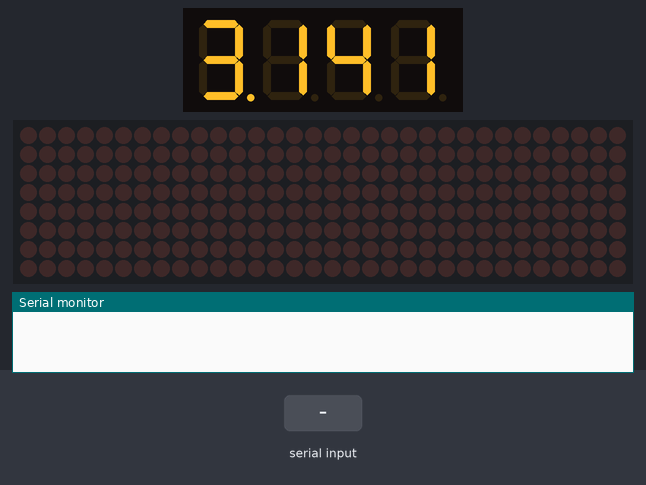
The sketch below on a simulated Arduino Uno, built with avr-gcc and run on an emulated ATmega328P. Parts: 4-digit seven-segment display, 32×8 LED matrix, the last lines printed to the serial monitor. The inputs (shaded band) are chosen by the test bench.

Above: at 1.2 s.
1.3 s: "90:45\n" received over Serial
At 2.1 s:
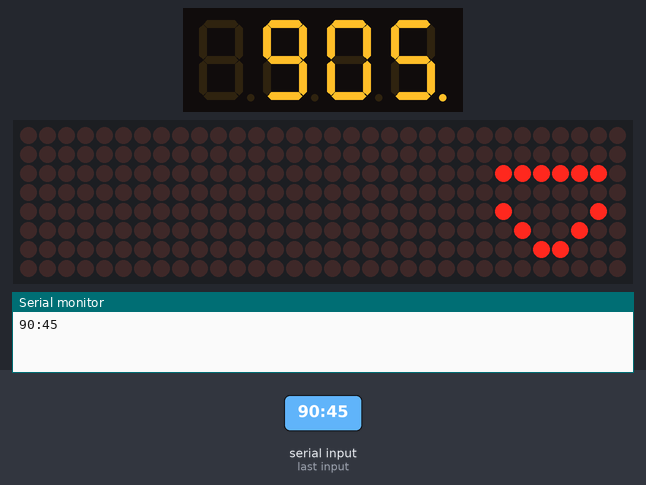
2.8 s: "30:150\n" received over Serial
At 3.3 s:
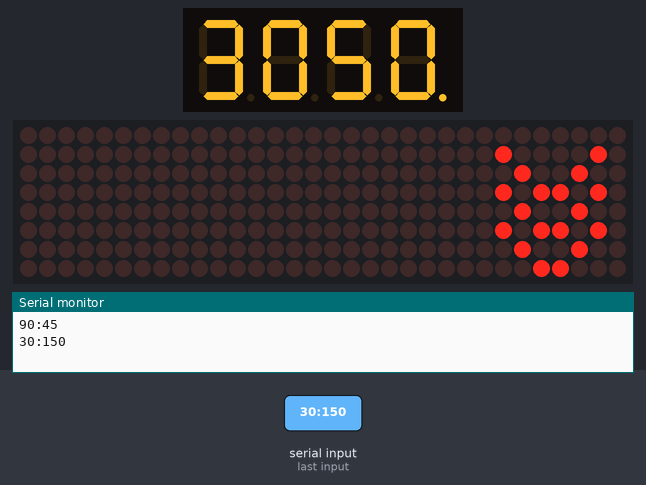
4.3 s: "5\n" received over Serial
At 5.4 s:
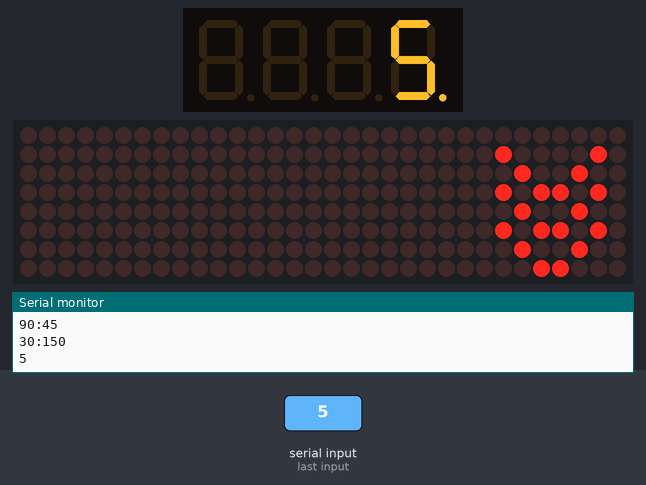
Timing chart, 0 to 7.3 s (numbered marks = the images above; inputs shaded):
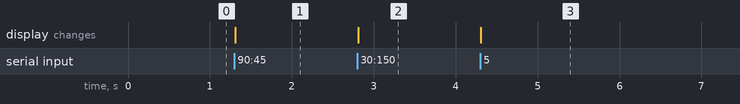

The sketch:

price_display.ino
```cpp
#include "SevSeg.h"

#include "LedControl.h"

LedControl lc=LedControl(14,16,15,4);  // Pins: DIN,CLK,CS, # of Display connected

unsigned long delayTime=1000;  // Delay between Frames

// Put values in arrays
byte stonks[] =
{
   B00000000,
   B00000000,
   B00000000,
   B00000000,
   B00000000,
   B00000000,
   B00000000,
   B00000000
};

byte stonks5[] =
{
   B00011000,
   B00100100,
   B01011010,
   B00100100,
   B01011010,
   B00100100,
   B01011010,
   B00100100
};

byte stonks4[] =
{
   B00011000,
   B00100100,
   B01011010,
   B00100100,
   B01011010,
   B00100100,
   B01000010,
   B00000000
};

byte stonks3[] =
{
   B00000000,
   B00011000,
   B00100100,
   B01000010,
   B00011000,
   B00100100,
   B01000010,
   B00000000
};

byte stonks2[] =
{
   B00000000,
   B00000000,
   B00011000,
   B00100100,
   B01000010,
   B00000000,
   B00000000,
   B00000000
};
byte stonks1[] =
{
   B00000000,
   B00011000,
   B00100100,
   B01000010,
   B00000000,
   B01111110,
   B00000000,
   B00000000
};

byte stonks0[] =
{
   B00000000,
   B00000000,
   B00000000,
   B00000000,
   B01111110,
   B00000000,
   B00000000,
   B00000000
};

byte stonks_1[] =
{
   B00000000,
   B00000000,
   B01111110,
   B00000000,
   B01000010,
   B00100100,
   B00011000,
   B00000000
};

byte stonks_2[] =
{
   B00000000,
   B00000000,
   B00000000,
   B01000010,
   B00100100,
   B00011000,
   B00000000,
   B00000000
};

byte stonks_3[] =
{
   B00000000,
   B01000010,
   B00100100,
   B00011000,
   B01000010,
   B00100100,
   B00011000,
   B00000000
};

byte stonks_4[] =
{
   B00000000,
   B01000010,
   B00100100,
   B01011010,
   B00100100,
   B01011010,
   B00100100,
   B00011000
};

byte stonks_5[] =
{
   B00100100,
   B01011010,
   B00100100,
   B01011010,
   B00100100,
   B01011010,
   B00100100,
   B00011000
};

byte* stonkss[11] = {stonks_5, stonks_4, stonks_3, stonks_2, stonks_1, stonks0, stonks1, stonks2, stonks3, stonks4, stonks5};

SevSeg sevseg; //Initiate a seven segment controller object
int value = 0;
int newValue = 0;
const int MaxChars = 6;
char strValue[MaxChars+1];
int index = 0;
bool readStonks = 0;
int stonkDegree = 6;

//  Take values in Arrays and Display them
void setStonk(int stonk)
{
  for (int i = 0; i < 8; i++)
  {
    lc.setRow(0,i,stonkss[stonk][i]);
  }
}

void setup() {
    lc.shutdown(0,false);
    lc.setIntensity(0,1);
    lc.clearDisplay(0);
    Serial.begin(9600);
    //Serial.print("start\r\n");

    byte numDigits = 4;
    byte digitPins[] = {2, 3, 4, 5};
    byte segmentPins[] = {6, 7, 8, 9, 10, 11, 12, 13};
    bool resistorsOnSegments = 0;
    // variable above indicates that 4 resistors were placed on the digit pins.
    // set variable to 1 if you want to use 8 resistors on the segment pins.
    sevseg.begin(COMMON_CATHODE, numDigits, digitPins, segmentPins, resistorsOnSegments);
    sevseg.setBrightness(10);
    //for (int i = 0; i < 11; i++){
        //setStonk(i);
	//delay(delayTime);
    //}
    sevseg.setNumber(3141, 3);
}


void serialEvent()
{
   while(Serial.available())
   {
      char ch = Serial.read();
      Serial.write(ch);
      if(readStonks){
	    stonkDegree = ch-48;
            readStonks = 0;
      } else if(ch==':'){
            readStonks = 1;
      } else if(index < MaxChars && isDigit(ch)) {
            strValue[index++] = ch;
      } else {
            strValue[index] = 0;
            newValue = atoi(strValue);
	    sevseg.setNumber(newValue,0);
            setStonk(stonkDegree);
	    index = 0;
            value = newValue;
      }
   }
}

void loop() {
    sevseg.refreshDisplay(); // Must run repeatedly
}
```

Measured:
- after the input at 1.3 s, the display: first changes at once (image 1 shows a later state)
- after the input at 2.8 s, the display: first changes at once (image 2 shows a later state)
- after the input at 4.3 s, the display: changes at once (image 3)
